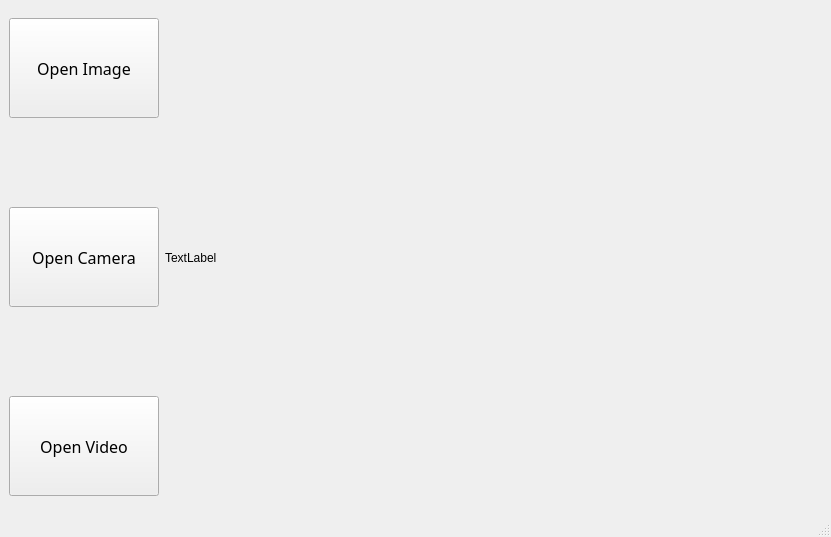
<?xml version="1.0" encoding="UTF-8"?>
<ui version="4.0">
 <class>MainWindow</class>
 <widget class="QMainWindow" name="MainWindow">
  <property name="geometry">
   <rect>
    <x>0</x>
    <y>0</y>
    <width>831</width>
    <height>537</height>
   </rect>
  </property>
  <property name="windowTitle">
   <string>Objects Detection using YOLOV5 and PyQT5</string>
  </property>
  <widget class="QWidget" name="centralwidget">
   <layout class="QHBoxLayout" name="horizontalLayout_2">
    <item>
     <layout class="QHBoxLayout" name="horizontalLayout" stretch="0,3">
      <property name="sizeConstraint">
       <enum>QLayout::SetDefaultConstraint</enum>
      </property>
      <item>
       <layout class="QVBoxLayout" name="verticalLayout" stretch="0,0,1">
        <property name="spacing">
         <number>80</number>
        </property>
        <property name="sizeConstraint">
         <enum>QLayout::SetDefaultConstraint</enum>
        </property>
        <property name="rightMargin">
         <number>0</number>
        </property>
        <item>
         <widget class="QPushButton" name="pushButton_Image">
          <property name="sizePolicy">
           <sizepolicy hsizetype="Minimum" vsizetype="MinimumExpanding">
            <horstretch>0</horstretch>
            <verstretch>0</verstretch>
           </sizepolicy>
          </property>
          <property name="minimumSize">
           <size>
            <width>150</width>
            <height>100</height>
           </size>
          </property>
          <property name="maximumSize">
           <size>
            <width>150</width>
            <height>100</height>
           </size>
          </property>
          <property name="font">
           <font>
            <family>Agency FB</family>
            <pointsize>12</pointsize>
           </font>
          </property>
          <property name="text">
           <string>Open Image</string>
          </property>
         </widget>
        </item>
        <item>
         <widget class="QPushButton" name="pushButton_Camera">
          <property name="sizePolicy">
           <sizepolicy hsizetype="Minimum" vsizetype="Expanding">
            <horstretch>0</horstretch>
            <verstretch>0</verstretch>
           </sizepolicy>
          </property>
          <property name="minimumSize">
           <size>
            <width>150</width>
            <height>100</height>
           </size>
          </property>
          <property name="maximumSize">
           <size>
            <width>150</width>
            <height>100</height>
           </size>
          </property>
          <property name="font">
           <font>
            <family>Agency FB</family>
            <pointsize>12</pointsize>
           </font>
          </property>
          <property name="text">
           <string>Open Camera</string>
          </property>
         </widget>
        </item>
        <item>
         <widget class="QPushButton" name="pushButton_Video">
          <property name="sizePolicy">
           <sizepolicy hsizetype="Minimum" vsizetype="Expanding">
            <horstretch>0</horstretch>
            <verstretch>0</verstretch>
           </sizepolicy>
          </property>
          <property name="minimumSize">
           <size>
            <width>150</width>
            <height>100</height>
           </size>
          </property>
          <property name="maximumSize">
           <size>
            <width>150</width>
            <height>100</height>
           </size>
          </property>
          <property name="font">
           <font>
            <family>Agency FB</family>
            <pointsize>12</pointsize>
           </font>
          </property>
          <property name="text">
           <string>Open Video</string>
          </property>
         </widget>
        </item>
       </layout>
      </item>
      <item>
       <widget class="QLabel" name="label">
        <property name="text">
         <string>TextLabel</string>
        </property>
       </widget>
      </item>
     </layout>
    </item>
   </layout>
  </widget>
  <widget class="QMenuBar" name="menubar">
   <property name="geometry">
    <rect>
     <x>0</x>
     <y>0</y>
     <width>831</width>
     <height>26</height>
    </rect>
   </property>
  </widget>
  <widget class="QStatusBar" name="statusbar"/>
 </widget>
 <resources/>
 <connections/>
</ui>
